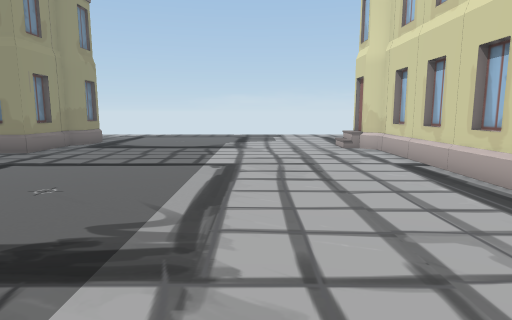
[1] (above)

21 first-person views from a walk through a Unity game level. The camera is 1.3 m above the floor, tilts 8° down and sees 75° across. The floor is counted in squares, 1 m on a side. Each view is taken from the middle of a square. On the plan, view 1 faces up. The plan holds only what a view shows up to about 14 squares ahead; the rest is blank. The place goes on beyond the plan. The player character is not drawn. Some animated figures are left out. Some surface patterns are stand-ins.

[2]
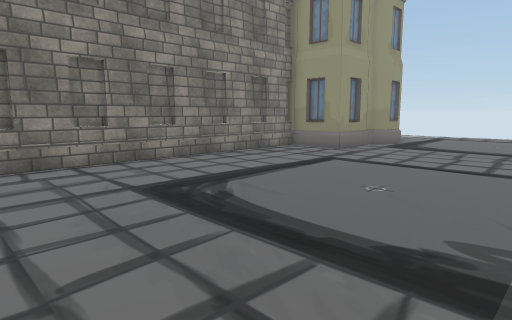

[3]
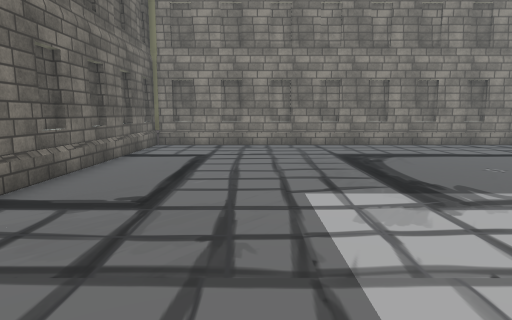

[4]
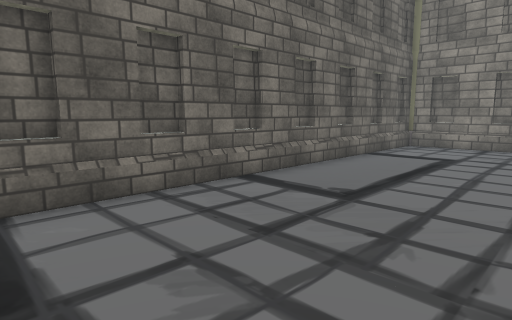

[5]
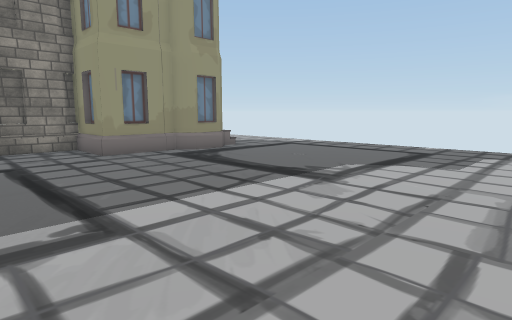

[6]
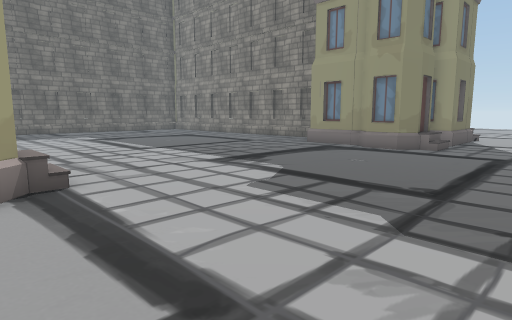

[7]
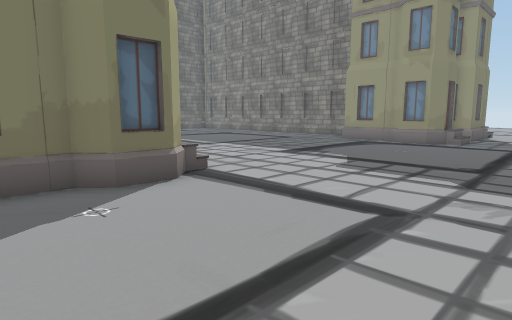

[8]
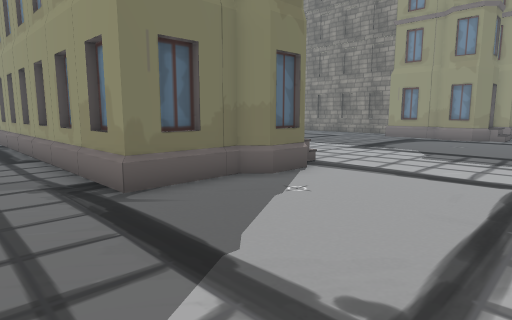

[9]
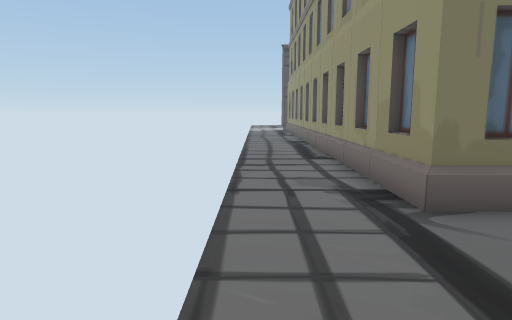

[10]
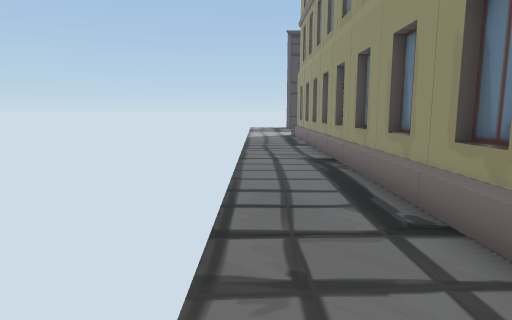

[11]
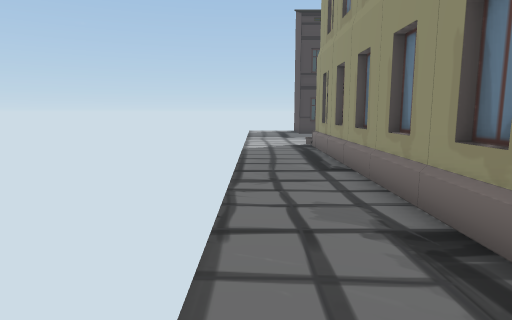

[12]
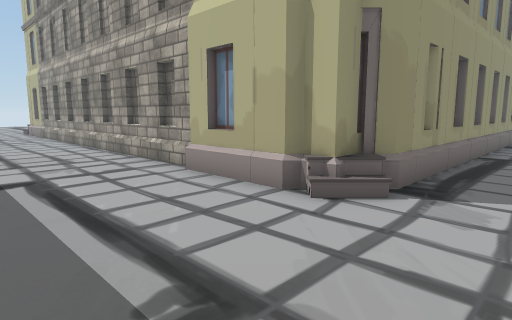

[13]
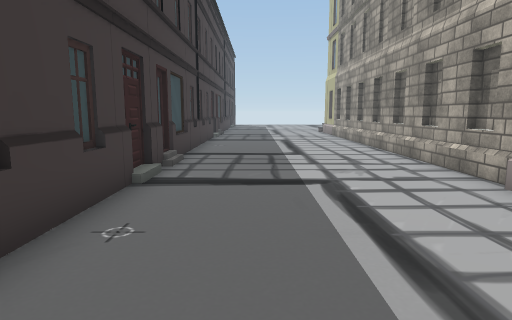

[14]
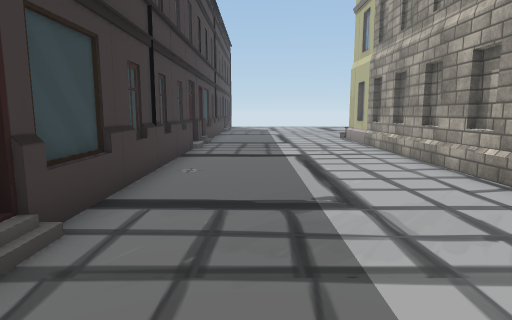

[15]
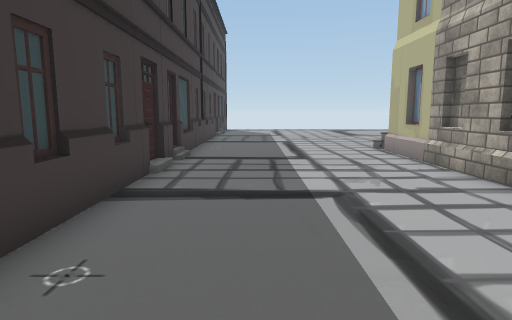

[16]
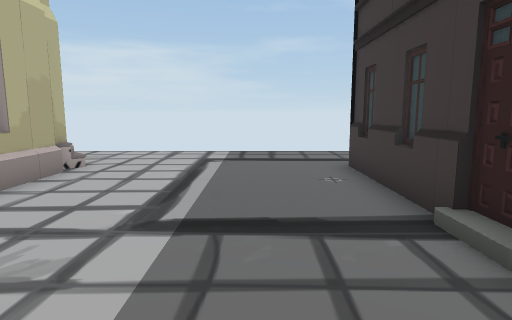

[17]
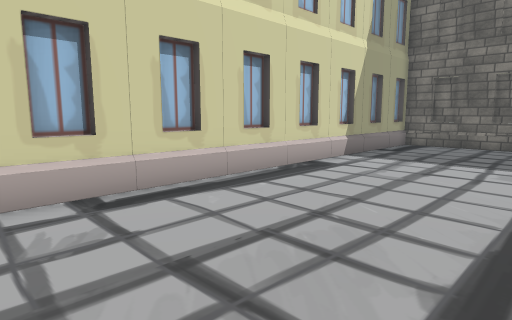

[18]
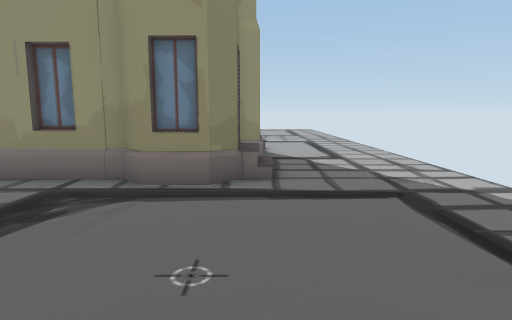

[19]
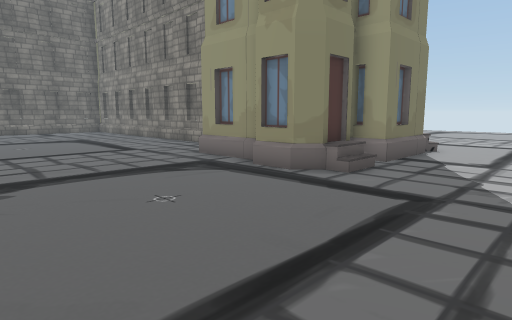

[20]
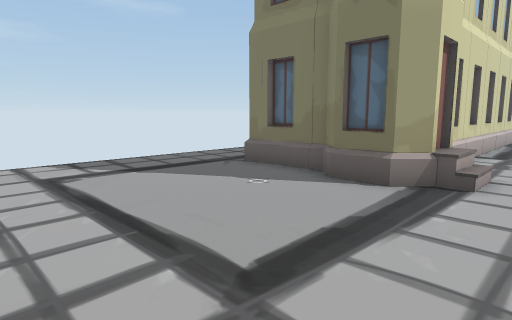

[21]
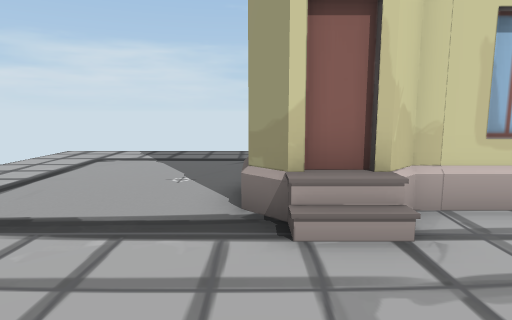

### Floor plan
Points are (right, up) in squares from view 1. A wall is a line through its corners. A room is listed if a view was taken in it or the views show most of it. See-through windows are left out.
Room 1 (views 1, 2, 3, 4, 5, 6, 7, 8, 9, 10, 11, 17, 18, 19, 20, 21)
walls: (4.7, 8) (4.7, 9); (4.7, 10.4) (4.7, 11); (4.7, 6) (4.7, 7); (4.7, 4) (4.7, 4.8); (7.1, 13.4) (8, 13.4); (4.7, 2) (4.7, 2.8); (8.5, 8.8) (8.5, 8); (-7.8, 12.5) (-7.8, 11.5); (-8.4, 11.1) (-9.1, 11.1); (8.5, 6.5) (8.5, 6); (8.5, 12.5) (8.5, 12); (-7.2, 15.3) (-7.2, 13.8) (-7.6, 13.4) (-7.6, 10.9) (-10.1, 10.9); (-9.8, 11) (-9.8, -4.2) (4.6, -4.2) (4.7, -3.5); (-10, 9.5) (-10, 8.6); (-10, 7.5) (-10, 6.6); (-7.6, 15.7) (-7, 15.1); (4.7, 0) (4.7, 0.6); (8.5, 2.8) (8.5, 2); (-10, 5.5) (-10, 4.6); (-8.9, 15.5) (-7.5, 15.5); (-10, 3.5) (-10, 2.6); (4.7, -2) (4.7, -1.5); (8.5, 0.5) (8.5, 0); (-10, 1.5) (-10, 0.6); (0.6, -4.4) (1.5, -4.4); (-1.4, -4.4) (-0.6, -4.4); (2.6, -4.4) (3.5, -4.4); (-10, -0.5) (-10, -1.5); (-3.4, -4.4) (-2.8, -4.4); (4.5, -4.2) (4.5, 11.9) (4.1, 12.2) (4.1, 13.8) (4.4, 14.1) (5.7, 14.1) (6.2, 13.6) (8.7, 13.6) (8.6, -7.2); (-12.5, 16.1) (-9.8, 16.1) (-9.8, 15.1); (-5.4, -4.4) (-4.8, -4.4); (8.4, -3) (8.4, -4); (-10, -2.5) (-10, -3.5); (-7.4, -4.4) (-6.9, -4.4); (8.7, -5.3) (8.4, -5.7)
low walls: (3.6, 12.3) (3.6, 13.6) (3.9, 13.6)
ways out: opening at (10.5, -8.5) to room 2
Room 2 (views 12, 13, 14, 15, 16)
walls: (1.6, -15.3) (2.8, -15.3); (-1.4, -15.5) (0.2, -15.5); (-0.9, -8.2) (-1.4, -8.2); (1.1, -8.2) (0.6, -8.2); (2.6, -15.5) (3.9, -15.5); (-2.7, -8.2) (-3.4, -8.2); (-3.1, -15.5) (-2.6, -15.5); (3.3, -8.2) (2.6, -8.2); (3.8, -15.3) (8.2, -15.3); (4.1, -8.4) (-12.5, -8.4); (4.9, -15.5) (5.6, -15.5); (-5.1, -15.5) (-4.5, -15.5); (-4.9, -8.2) (-5.4, -8.2); (5.7, -8.4) (5.1, -8.4); (-6.9, -8.2) (-7.4, -8.2); (-7.1, -15.5) (-6.6, -15.5); (7.1, -15.5) (7.6, -15.5); (-8.2, -15.3) (0.9, -15.3); (-8.7, -8.2) (-9.4, -8.2); (8.6, -7.2) (8.2, -7.7) (8.2, -8.4) (7.5, -8.4) (7.3, -8.6) (4.4, -8.6); (-9.4, -15.5) (-8.5, -15.5); (-10.4, -15.3) (-9.2, -15.3); (-10.9, -8.2) (-11.4, -8.2); (-12.5, -15.3) (-11.1, -15.3); (-12.5, -15.5) (-12, -15.5)
low walls: (2.6, -15.1) (3.9, -15.1); (8.5, -8.4) (8, -8.9)
ways out: opening at (10.5, -8.5) to room 1

Where each view was taken, in squares from view 1:
view 1: 0 up, 0 right, facing up
view 2: 0 up, 1 left, facing up-left
view 3: 0 up, 4 right, facing left
view 4: 1 up, 4 right, facing down-left
view 5: 7 up, 3 right, facing up-left
view 6: 20 up, 5 right, facing down-left
view 7: 20 up, 8 right, facing down-left
view 8: 19 up, 11 right, facing down-left
view 9: 18 up, 11 right, facing down
view 10: 12 up, 11 right, facing down
view 11: 6 up, 11 right, facing down
view 12: 13 down, 11 right, facing up-left
view 13: 13 down, 10 right, facing left
view 14: 13 down, 4 right, facing left
view 15: 13 down, 1 left, facing left
view 16: 13 down, 0 right, facing right
view 17: 10 up, 1 left, facing down-right
view 18: 16 up, 1 left, facing left
view 19: 20 up, 1 left, facing down-left
view 20: 20 up, 2 right, facing down-right
view 21: 14 up, 0 right, facing right
